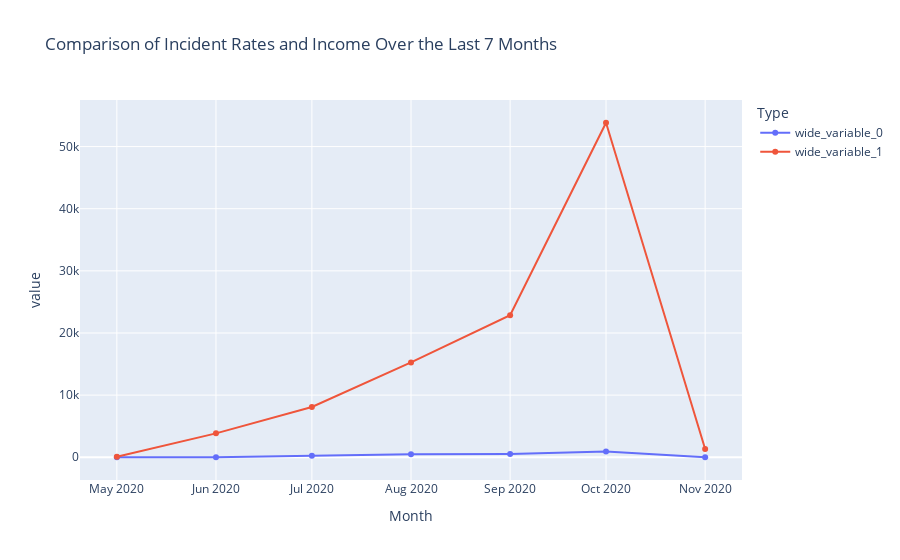
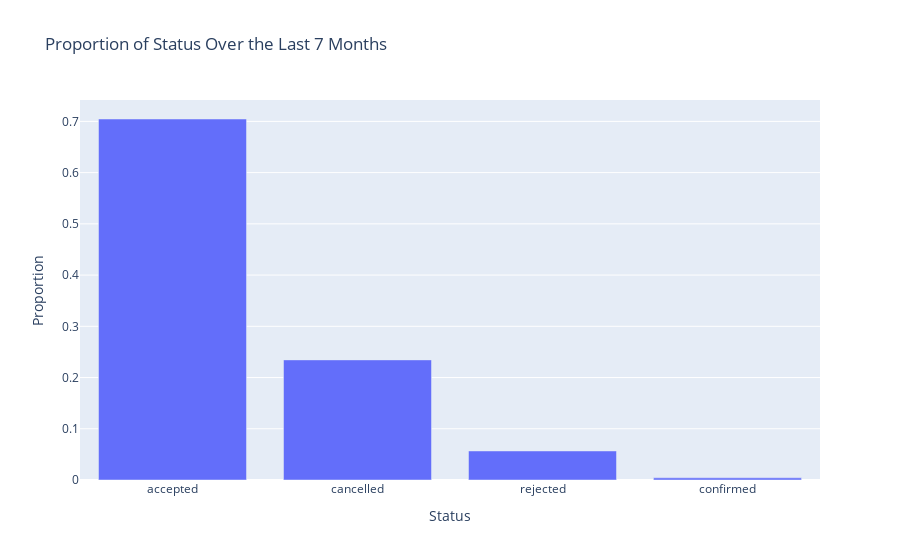
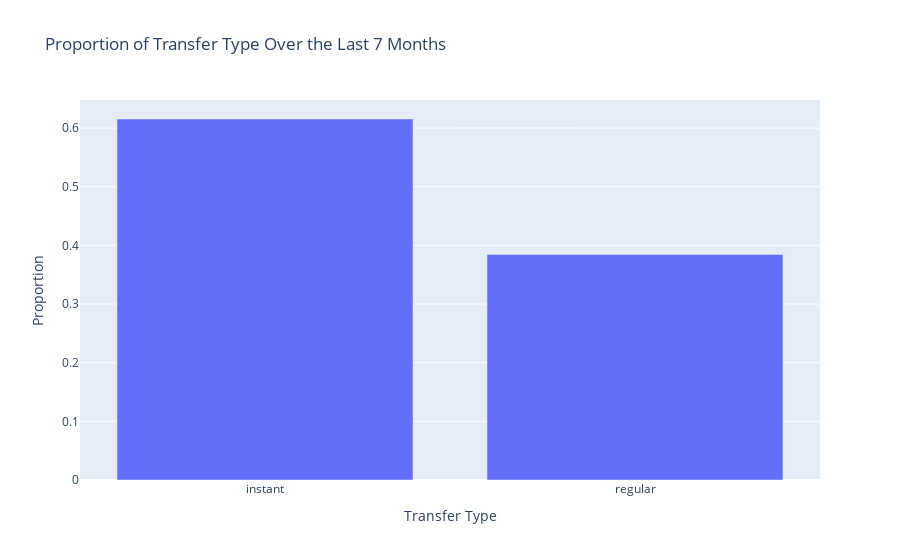

The notebook cell saved with these charts, in order:
### Markdown cell above
# Analysis of Last 7 Months for Incident Rates and Income

In this analysis, we will compare incidents to income over the last 7 months. We will also examine the proportion of different statuses and transfer types to see if there have been improvements in incident rates and income generation.

### Code cell
import warnings

# Ignorar advertencias específicas sobre la conversión de la información de zona horaria
warnings.filterwarnings("ignore", message="Converting to PeriodArray/Index representation will drop timezone information.")

# Asegurar que las columnas 'created_at' están en formato datetime
fees_data['created_at'] = pd.to_datetime(fees_data['created_at'])
cash_requests_data['created_at'] = pd.to_datetime(cash_requests_data['created_at'])

# Filtrar los datos para los últimos 7 meses
recent_months = fees_data['created_at'].dt.to_period('M').sort_values().unique()[-7:]
filtered_fees = fees_data[fees_data['created_at'].dt.to_period('M').isin(recent_months)]
filtered_cash_requests = cash_requests_data[cash_requests_data['created_at'].dt.to_period('M').isin(recent_months)]

# Calcular incidentes e ingresos
monthly_incidents = filtered_fees[filtered_fees['type'] == 'incident'].groupby(filtered_fees['created_at'].dt.to_period('M')).size()
monthly_income = filtered_fees.groupby(filtered_fees['created_at'].dt.to_period('M'))['total_amount'].sum()

# Asegurar que todos los períodos estén alineados
all_periods = pd.period_range(start=recent_months.min(), end=recent_months.max(), freq='M')
monthly_incidents = monthly_incidents.reindex(all_periods, fill_value=0)
monthly_income = monthly_income.reindex(all_periods, fill_value=0)

# Visualización con Plotly para comparar incidentes e ingresos
fig = px.line(x=all_periods.astype(str), y=[monthly_incidents.values, monthly_income.values],
              labels={'x': 'Month', 'y': 'Quantity', 'variable': 'Type'},
              title='Comparison of Incident Rates and Income Over the Last 7 Months')
fig.update_traces(mode='lines+markers')
fig.show()

# Proporción de estados y tipos de transferencia
status_proportion = filtered_fees['status'].value_counts(normalize=True)
transfer_type_proportion = filtered_cash_requests['transfer_type'].value_counts(normalize=True)

# Gráfico de barras de Plotly para proporciones
fig = px.bar(x=status_proportion.index, y=status_proportion.values, labels={'x': 'Status', 'y': 'Proportion'},
             title='Proportion of Status Over the Last 7 Months')
fig.show()

fig = px.bar(x=transfer_type_proportion.index, y=transfer_type_proportion.values, labels={'x': 'Transfer Type', 'y': 'Proportion'},
             title='Proportion of Transfer Type Over the Last 7 Months')
fig.show()

### Figure 1 — Plotly figure (JSON) as saved in the notebook; plotly's stock layout.template omitted (floating-point values rounded to 4 significant figures)
{"data": [{"hovertemplate": "Type=wide_variable_0<br>Month=%{x}<br>value=%{y}<extra></extra>", "legendgroup": "wide_variable_0", "line": {"color": "#636efa", "dash": "solid"}, "marker": {"symbol": "circle"}, "mode": "lines+markers", "name": "wide_variable_0", "orientation": "v", "showlegend": true, "type": "scatter", "x": ["2020-05", "2020-06", "2020-07", "2020-08", "2020-09", "2020-10", "2020-11"], "xaxis": "x", "y": [0, 7, 241, 476, 537, 925, 10], "yaxis": "y"}, {"hovertemplate": "Type=wide_variable_1<br>Month=%{x}<br>value=%{y}<extra></extra>", "legendgroup": "wide_variable_1", "line": {"color": "#EF553B", "dash": "solid"}, "marker": {"symbol": "circle"}, "mode": "lines+markers", "name": "wide_variable_1", "orientation": "v", "showlegend": true, "type": "scatter", "x": ["2020-05", "2020-06", "2020-07", "2020-08", "2020-09", "2020-10", "2020-11"], "xaxis": "x", "y": [80, 3845, 8095, 15260, 22860, 53835, 1335], "yaxis": "y"}], "layout": {"legend": {"title": {"text": "Type"}, "tracegroupgap": 0}, "title": {"text": "Comparison of Incident Rates and Income Over the Last 7 Months"}, "xaxis": {"anchor": "y", "domain": [0, 1], "title": {"text": "Month"}}, "yaxis": {"anchor": "x", "domain": [0, 1], "title": {"text": "value"}}}}

### Figure 2 — Plotly figure (JSON) as saved in the notebook; plotly's stock layout.template omitted (floating-point values rounded to 4 significant figures)
{"data": [{"alignmentgroup": "True", "hovertemplate": "Status=%{x}<br>Proportion=%{y}<extra></extra>", "legendgroup": "", "marker": {"color": "#636efa", "pattern": {"shape": ""}}, "name": "", "offsetgroup": "", "orientation": "v", "showlegend": false, "textposition": "auto", "type": "bar", "x": ["accepted", "cancelled", "rejected", "confirmed"], "xaxis": "x", "y": [0.7047, 0.2345, 0.05669, 0.004178], "yaxis": "y"}], "layout": {"barmode": "relative", "legend": {"tracegroupgap": 0}, "title": {"text": "Proportion of Status Over the Last 7 Months"}, "xaxis": {"anchor": "y", "domain": [0, 1], "title": {"text": "Status"}}, "yaxis": {"anchor": "x", "domain": [0, 1], "title": {"text": "Proportion"}}}}

### Figure 3 — Plotly figure (JSON) as saved in the notebook; plotly's stock layout.template omitted (floating-point values rounded to 4 significant figures)
{"data": [{"alignmentgroup": "True", "hovertemplate": "Transfer Type=%{x}<br>Proportion=%{y}<extra></extra>", "legendgroup": "", "marker": {"color": "#636efa", "pattern": {"shape": ""}}, "name": "", "offsetgroup": "", "orientation": "v", "showlegend": false, "textposition": "auto", "type": "bar", "x": ["instant", "regular"], "xaxis": "x", "y": [0.6154, 0.3846], "yaxis": "y"}], "layout": {"barmode": "relative", "legend": {"tracegroupgap": 0}, "title": {"text": "Proportion of Transfer Type Over the Last 7 Months"}, "xaxis": {"anchor": "y", "domain": [0, 1], "title": {"text": "Transfer Type"}}, "yaxis": {"anchor": "x", "domain": [0, 1], "title": {"text": "Proportion"}}}}
